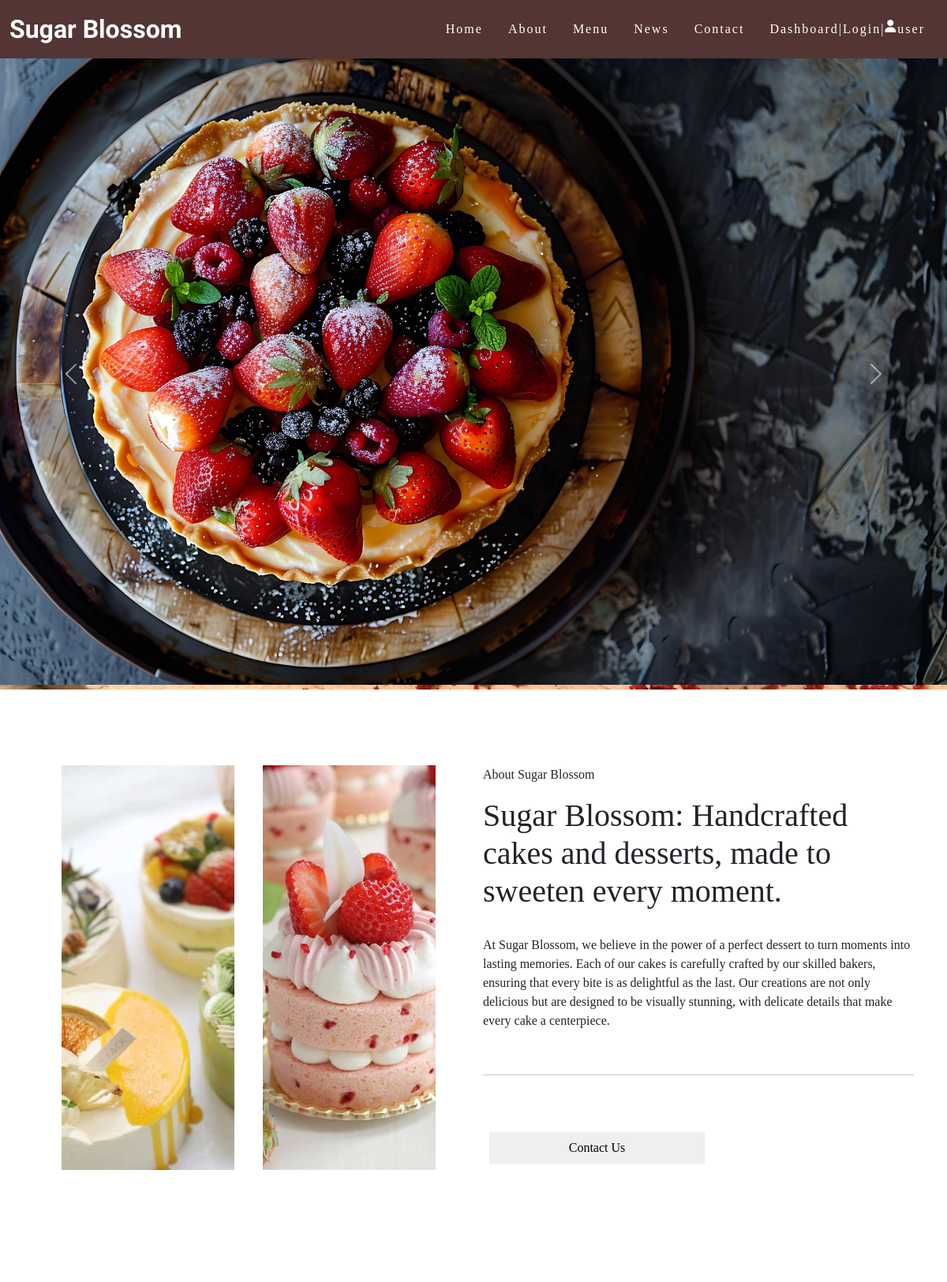
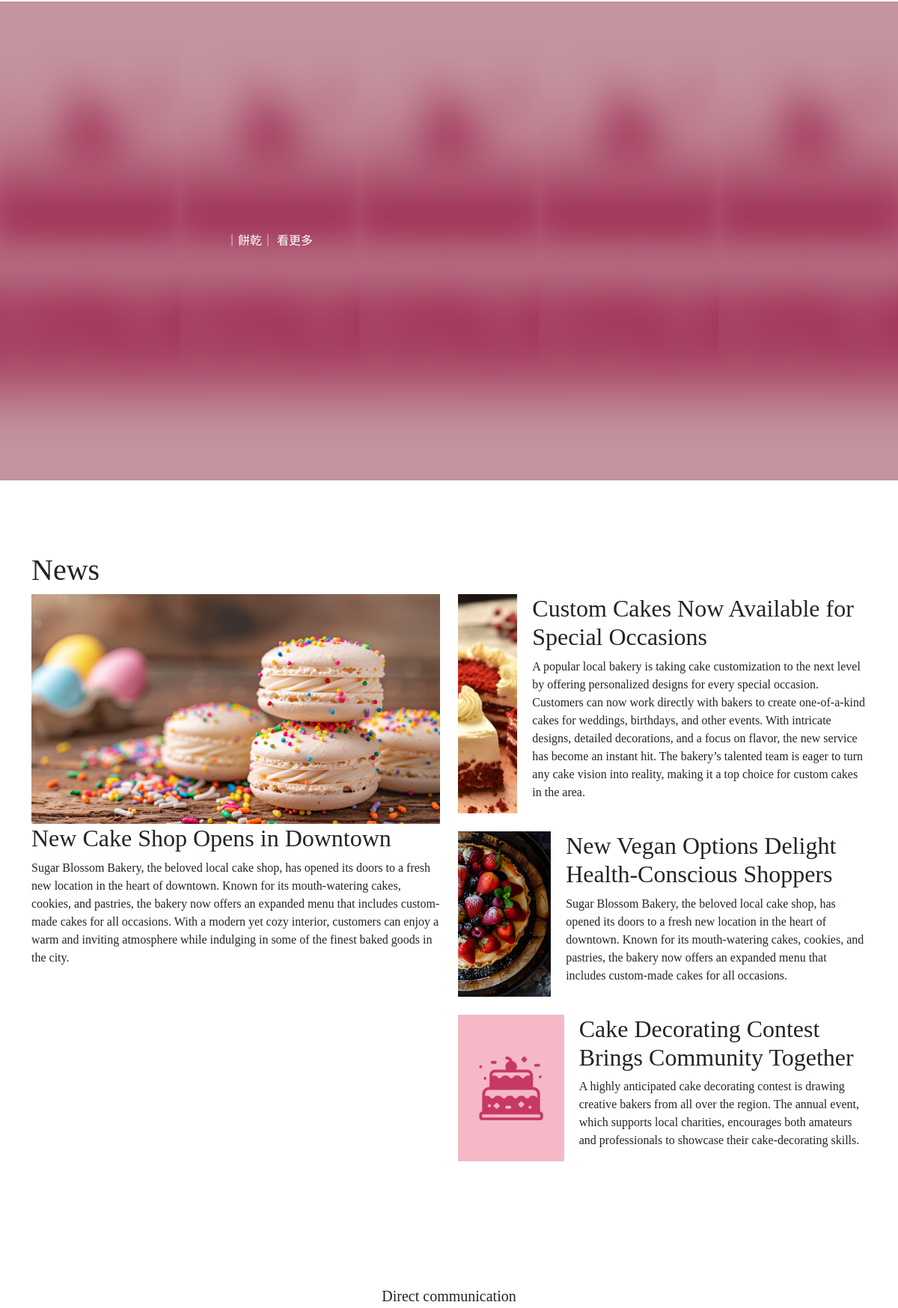
The page / (upper part) on the database its author committed (2 pictures, top to bottom).
### tables this page shows
CREATE TABLE `logo` (
  `id` int(10) UNSIGNED NOT NULL,
  `text` text NOT NULL,
  `sh` int(1) UNSIGNED NOT NULL DEFAULT 0
);

CREATE TABLE `carousel` (
  `id` int(10) UNSIGNED NOT NULL,
  `img` text NOT NULL,
  `sh` int(1) UNSIGNED NOT NULL DEFAULT 1
);

CREATE TABLE `about_image` (
  `id` int(10) UNSIGNED NOT NULL,
  `img` text NOT NULL,
  `left_sh` int(1) UNSIGNED NOT NULL DEFAULT 0,
  `right_sh` int(1) UNSIGNED NOT NULL DEFAULT 0
);

CREATE TABLE `about_text` (
  `id` int(10) UNSIGNED NOT NULL,
  `title` text NOT NULL,
  `text` text NOT NULL,
  `sh` int(1) UNSIGNED NOT NULL DEFAULT 0
);

CREATE TABLE `news` (
  `id` int(10) UNSIGNED NOT NULL,
  `title` text NOT NULL,
  `text` text NOT NULL,
  `img` text NOT NULL DEFAULT 'default.jpg',
  `sh` int(1) UNSIGNED NOT NULL DEFAULT 1
);

### api/db.php (called while the page is built, shortened)
<?php
class DB{
    protected $dbn = "mysql:host=localhost;charset=utf8;dbname=sugar_blossom";
    protected $pdo;
    protected $table;
    function __construct($table){
        $this -> pdo = new PDO($this -> dbn, 'root', '');
        $this -> table = $table;
    }
    function all(...$arg){
        $sql = "Select * From `{$this -> table}` ";
        if(!empty($arg[0])){
            if(is_array($arg[0])){
                $where = $this -> a2s($arg[0]);
                $sql .= " Where " . join(" && ", $where);
            } else {
                $sql .= " Where id = {$arg[0]}";
            }
        }
        if(!empty($arg[1])){
            $sql .= $arg[1];
        }
        return $this -> fetchAll($sql);
    }
    function find($id){
        $sql = "Select * From `{$this -> table}` ";
        if(is_array($id)){
            $where = $this -> a2s($id);
            $sql .= " Where " . join(" && ", $where);
        } else {
            $sql .= " Where id = {$id}";
        }
        return $this -> fetchOne($sql);
    }
    protected function fetchOne($sql){
        return $this -> pdo -> query($sql) -> fetch(PDO::FETCH_ASSOC);
    }
    protected function fetchAll($sql){
        return $this -> pdo -> query($sql) -> fetchAll(PDO::FETCH_ASSOC);
    }
    function a2s($array){
        $tmp = [];
        foreach($array as $key => $value){
            $tmp[] = "`{$key}` = '{$value}'";
        }
        return $tmp;
    }
}
$Logo = new DB("logo");
$Carousel = new DB("carousel");
$About_image = new DB("about_image");
$About_text = new DB("about_text");
$News = new DB("news");
?>

### front/main.php (the view, shortened to what this page needs)
<section id="carousel">
    <div class="container-fluid p-0">
        <div id="carouselExampleControls" class="carousel slide" data-bs-ride="carousel">
            <div class="carousel-inner">
                <?php
                    $rows = $Carousel -> all(['sh'=>1]);
                    foreach($rows as $row):
                ?>
                <div class="carousel-item active">
                    <img src="./upload/<?=$row['img'];?>" class="d-block w-100" >
                </div>
                <?php
                    endforeach;
                ?>
            </div>
            <button class="carousel-control-prev" type="button" data-bs-target="#carouselExampleControls" data-bs-slide="prev">
                <span class="carousel-control-prev-icon" aria-hidden="true"></span>
            </button>
            <button class="carousel-control-next" type="button" data-bs-target="#carouselExampleControls" data-bs-slide="next">
                <span class="carousel-control-next-icon" aria-hidden="true"></span>
            </button>
        </div>
    </div>
</section>
<section id="about">
    <div class="container py-5">
        <div class="row py-5">
            <div class="col-lg-6 about-imgs">
                <?php
                    $row = $About_image -> find(['left_sh'=>1]);
                ?>
                <div class="about-img com-img" style="background-image: url('./upload/<?=$row['img'];?>');"></div>
                <?php
                    $row = $About_image -> find(['right_sh'=>1]);
                ?>
                <div class="about-img com-img" style="background-image: url('./upload/<?=$row['img'];?>');"></div>
            </div>
            <div class="col-lg-6">
                <?php
                    $row = $About_text -> find(['sh'=>1]);
                ?>
                <p>About Sugar Blossom</p>
                <h1><?=$row['title'];?></h1>
                <br>
                <p><?=$row['text'];?></p>
                <br>
                <hr>
                <br><br>
                <button class="admin-button">Contact Us</button>
            </div>
        </div>
    </div>
</section>
<section id="menu">
    <div class="container-fluid py-5">
        <div id="menu-main" class="row menu-ul">
            <div class="menu-li">
                <img src="./images/default.jpg" alt="">蛋糕
            </div>
            <div class="menu-li">
                <img src="./images/default.jpg" alt="">
                <div class="menu-text">
                    ｜餅乾｜
                    看更多
                </div>
            </div>
            <div class="menu-li"> <img src="./images/default.jpg" alt="">｜馬卡龍｜</div>
            <div class="menu-li"> <img src="./images/default.jpg" alt="">｜酥皮、塔｜</div>
            <div class="menu-li"> <img src="./images/default.jpg" alt="">｜酥皮、塔｜</div>
        </div>
    </div>
</section>
<section id="news">
    <div class="container py-5">
        <div class="row">
            <h1>News</h1>
            <?php
				$rows=$News->all(['sh'=>1], " limit 4");
                $row_1 = $rows[0];
                unset($rows[0]);
            ?>
            <div class="col-lg-6">
                <div class="news-big-img com-img" style="background-image: url('./upload/<?=$row_1['img'];?>');"></div>
                <h2><?=$row_1['title']?></h2>
                <p><?=$row_1['text']?></p>
            </div>
            <div class="col-lg-6">
                <?php
                    foreach($rows as $row):
                ?>
                <div class="news-row pb-4">
                    <div class="news-img com-img" style="background-image: url('./upload/<?=$row['img'];?>');"></div>
                    <div class="news-content">
                        <h2><?=$row['title']?></h2>
                        <p><?=$row['text']?></p>
                    </div>
                </div>
                <?php
                    endforeach;
                ?>
            </div>
        </div>
    </div>
</section>
<section id="contact">
    <div class="container py-5">
        <div class="py-5 text-center">
            <h5>Direct communication</h5>
        </div>
    </div>
</section>

### front/header.php
<header class="navbar navbar-expand-lg bd-navbar sticky-top">
    <nav class="container-xxl bd-gutter flex-wrap flex-lg-nowrap">
        <?php
            $rows = $Logo->find(['sh'=>1]);
        ?>
        <a class="navbar-brand logo" href="./index.php">
            <?=$rows['text'];?>
        </a>
        <ul class="nav">
            <li><a href="#">Home</a></li>
            <li><a href="#about">About</a></li>
            <li><a href="#menu">Menu</a></li>
            <li><a href="#news">News</a></li>
            <li><a href="#contact">Contact</a></li>
            <li class="nav-item nav">
                <a href="./admin.php">Dashboard</a>
                | <a href="./index.php?do=login">Login</a> | <i class="fa-solid fa-user"></i>user
            </li>
        </ul>
    </nav>
</header>

### css/style.css (style rules this page uses)
* { box-sizing: border-box; padding: 0; margin: 0; }
body { font-family: "Noto Sans TC", serif; }
h1, h2, h3, h4, h5, h6 { font-family: "Cormorant", "Noto Sans TC", serif; }
a { text-decoration: none; }
.com-img { background-image: url(../images/default.jpg); background-size: cover; background-position: center; }
.logo { color: #fff; }
.bd-navbar { background-color: #533633; color: #fff; }
.nav li { padding: 0 16px; letter-spacing: 2px; }
.nav li a { color: #fff; text-decoration: none; }
.about-imgs { display: flex; justify-content: space-evenly; }
.about-img { width: 40%; }
.menu-ul { display: flex; }
.menu-li { height: 80vh; color: #fff; background-color: #494949; flex: 1; transition: flex 0.3s ease; cursor: pointer; overflow: hidden; position: relative; display: flex; justify-content: center; align-items: center; }
.menu-li img, .menu-text { position: absolute; }
.menu-li img { width: auto; height: 100%; filter: brightness(0.8) blur(20px); transform: scale(1.5); }
.menu-li:not(.active):not(.hover) { flex: 1; }
.news-big-img { width: 100%; aspect-ratio: 16 / 9; }
.news-img { width: 100%; aspect-ratio: 14 / 9; }
.news-row { display: flex; }
.news-content { padding-left: 20px; }
.logo { text-align: center; font-size: 32px; font-weight: bolder; font-family: "Dancing Script", cursive; }
.admin-button { width: 50%; padding: 8px; border: 0; margin: 8px; }

### rows shown on the page
logo: text "Sugar Blossom"
carousel: img (picture)
about_image: img (picture)
about_image: img (picture)
about_text: title "Sugar Blossom: Handcrafted cakes and desserts, made to sweeten every moment.", text "At Sugar Blossom, we believe in the power of a perfect dessert to turn moments into lasting memories. Each of our cakes is carefully crafted by our skilled bakers, ensuring that every bite is as delightful as the last. Our creations are not only delicious but are designed to be visually stunning, with delicate details that make every cake a centerpiece."
news: img (picture), title "New Cake Shop Opens in Downtown", text "Sugar Blossom Bakery, the beloved local cake shop, has opened its doors to a fresh new location in the heart of downtown. Known for its mouth-watering cakes, cookies, and pastries, the bakery now offers an expanded menu that includes custom-made cakes for all occasions. With a modern yet cozy interior, customers can enjoy a warm and inviting atmosphere while indulging in some of the finest baked goods in the city."
news: img (picture), title "Custom Cakes Now Available for Special Occasions", text "A popular local bakery is taking cake customization to the next level by offering personalized designs for every special occasion. Customers can now work directly with bakers to create one-of-a-kind cakes for weddings, birthdays, and other events. With intricate designs, detailed decorations, and a focus on flavor, the new service has become an instant hit. The bakery’s talented team is eager to turn any cake vision into reality, making it a top choice for custom cakes in the area."
news: img (picture), title "New Vegan Options Delight Health-Conscious Shoppers", text "Sugar Blossom Bakery, the beloved local cake shop, has opened its doors to a fresh new location in the heart of downtown. Known for its mouth-watering cakes, cookies, and pastries, the bakery now offers an expanded menu that includes custom-made cakes for all occasions."
news: img (placeholder picture), title "Cake Decorating Contest Brings Community Together", text "A highly anticipated cake decorating contest is drawing creative bakers from all over the region. The annual event, which supports local charities, encourages both amateurs and professionals to showcase their cake-decorating skills."
